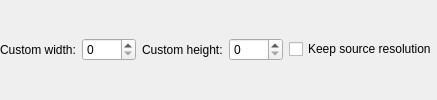
     <widget class="QWidget" name="customWidget" native="true">
      <property name="visible">
       <bool>false</bool>
      </property>
      <layout class="QGridLayout" name="gridLayout_3">
       <property name="leftMargin">
        <number>0</number>
       </property>
       <property name="topMargin">
        <number>0</number>
       </property>
       <property name="rightMargin">
        <number>0</number>
       </property>
       <property name="bottomMargin">
        <number>0</number>
       </property>
       <item row="0" column="2">
        <widget class="QLabel" name="hLabel">
         <property name="sizePolicy">
          <sizepolicy hsizetype="Fixed" vsizetype="Preferred">
           <horstretch>0</horstretch>
           <verstretch>0</verstretch>
          </sizepolicy>
         </property>
         <property name="toolTip">
          <string>&lt;html&gt;&lt;head/&gt;&lt;body&gt;&lt;p style='white-space:pre'&gt;Resolution of the target device.&lt;/p&gt;&lt;/body&gt;&lt;/html&gt;</string>
         </property>
         <property name="text">
          <string>Custom height:</string>
         </property>
        </widget>
       </item>
       <item row="0" column="1">
        <widget class="QSpinBox" name="widthBox">
         <property name="toolTip">
          <string>&lt;html&gt;&lt;head/&gt;&lt;body&gt;&lt;p style='white-space:pre'&gt;Resolution of the target device.&lt;/p&gt;&lt;/body&gt;&lt;/html&gt;</string>
         </property>
         <property name="maximum">
          <number>6000</number>
         </property>
        </widget>
       </item>
       <item row="0" column="0">
        <widget class="QLabel" name="wLabel">
         <property name="sizePolicy">
          <sizepolicy hsizetype="Fixed" vsizetype="Preferred">
           <horstretch>0</horstretch>
           <verstretch>0</verstretch>
          </sizepolicy>
         </property>
         <property name="toolTip">
          <string>&lt;html&gt;&lt;head/&gt;&lt;body&gt;&lt;p style='white-space:pre'&gt;Resolution of the target device.&lt;/p&gt;&lt;/body&gt;&lt;/html&gt;</string>
         </property>
         <property name="text">
          <string>Custom width:</string>
         </property>
        </widget>
       </item>
       <item row="0" column="3">
        <widget class="QSpinBox" name="heightBox">
         <property name="toolTip">
          <string>&lt;html&gt;&lt;head/&gt;&lt;body&gt;&lt;p style='white-space:pre'&gt;Resolution of the target device.&lt;/p&gt;&lt;/body&gt;&lt;/html&gt;</string>
         </property>
         <property name="maximum">
          <number>8000</number>
         </property>
        </widget>
       </item>
       <item row="0" column="4">
        <widget class="QCheckBox" name="keepSourceResolutionBox">
         <property name="toolTip">
          <string>Keep each source image's resolution instead of resizing it to the selected device profile. Other enabled image processing still applies.</string>
         </property>
         <property name="text">
          <string>Keep source resolution</string>
         </property>
        </widget>
       </item>
      </layout>
     </widget>
